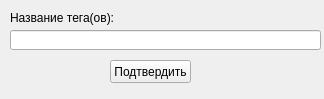
<?xml version="1.0" encoding="UTF-8"?>
<ui version="4.0">
 <class>Form</class>
 <widget class="QWidget" name="Form">
  <property name="geometry">
   <rect>
    <x>0</x>
    <y>0</y>
    <width>324</width>
    <height>99</height>
   </rect>
  </property>
  <property name="windowTitle">
   <string>Form</string>
  </property>
  <widget class="QPushButton" name="btn_enter">
   <property name="geometry">
    <rect>
     <x>110</x>
     <y>60</y>
     <width>81</width>
     <height>23</height>
    </rect>
   </property>
   <property name="text">
    <string>Подтвердить</string>
   </property>
  </widget>
  <widget class="QLabel" name="label">
   <property name="geometry">
    <rect>
     <x>10</x>
     <y>10</y>
     <width>111</width>
     <height>16</height>
    </rect>
   </property>
   <property name="text">
    <string>Название тега(ов):</string>
   </property>
  </widget>
  <widget class="QLineEdit" name="textTag">
   <property name="geometry">
    <rect>
     <x>10</x>
     <y>30</y>
     <width>311</width>
     <height>20</height>
    </rect>
   </property>
  </widget>
 </widget>
 <resources/>
 <connections/>
</ui>
